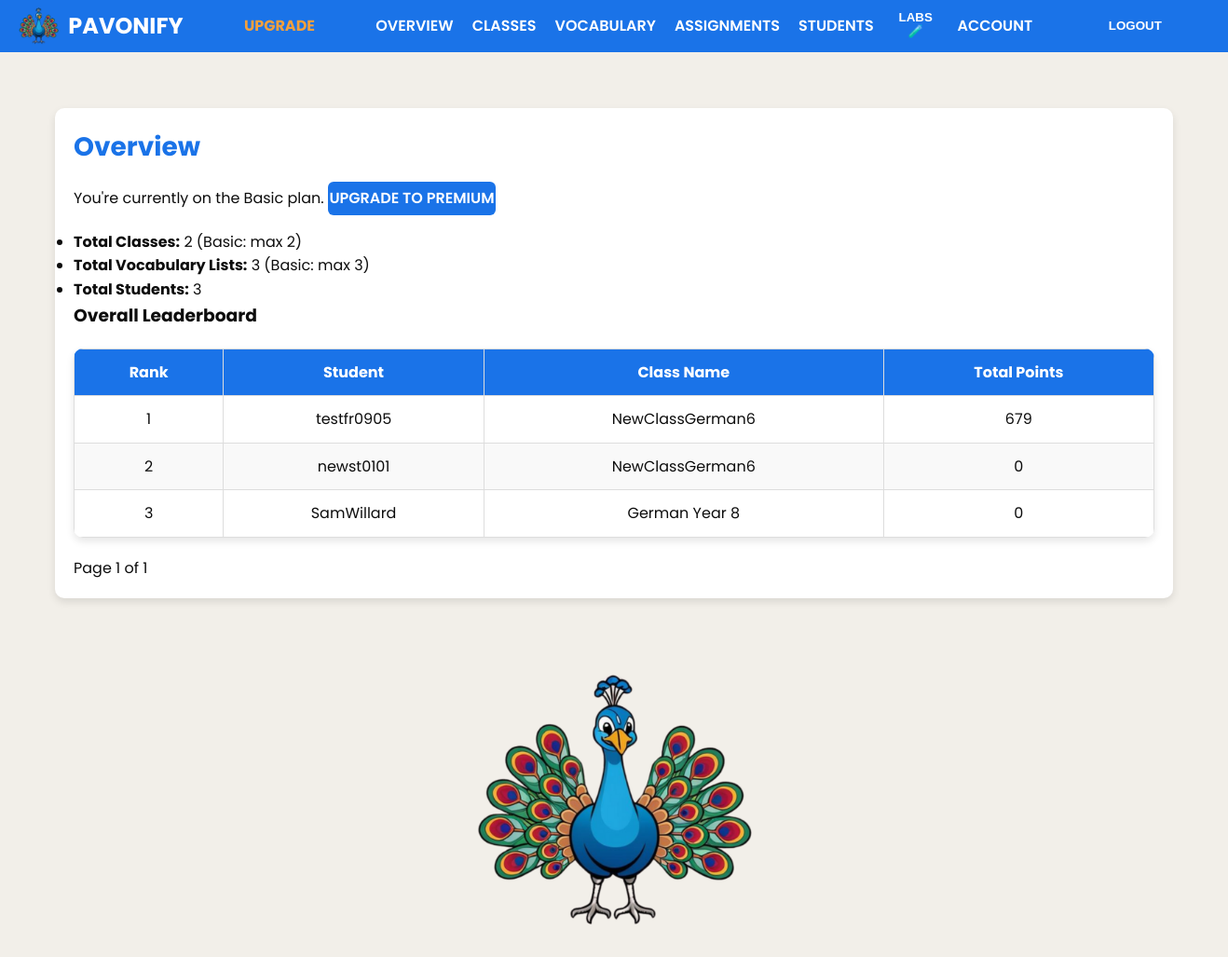
/teacher-dashboard/ (signed in), run on the app's committed database.
### learning/models.py (models this page shows, shortened)
class Student(models.Model):
    school = models.ForeignKey(School, on_delete=models.CASCADE)
    id = models.UUIDField(primary_key=True, default=uuid.uuid4, editable=False)
    first_name = models.CharField(max_length=50)
    last_name = models.CharField(max_length=50)
    year_group = models.IntegerField()
    date_of_birth = models.DateField()
    username = models.CharField(max_length=50, unique=True)
    password = models.CharField(max_length=50)
    classes = models.ManyToManyField(Class, related_name="students")
    last_login = models.DateTimeField(null=True, blank=True)
    total_points = models.PositiveIntegerField(default=0)
    weekly_points = models.PositiveIntegerField(default=0)
    monthly_points = models.PositiveIntegerField(default=0)
    last_activity = models.DateField(null=True, blank=True)  # Last day they practiced
    current_streak = models.PositiveIntegerField(default=0)  # How many days in a row
    highest_streak = models.PositiveIntegerField(default=0)  # Their best-ever streak
    assignments_completed = models.PositiveIntegerField(default=0)  # Number of completed assignments
    flashcard_games_played = models.PositiveIntegerField(default=0)
    match_up_games_played = models.PositiveIntegerField(default=0)
    destroy_wall_games_played = models.PositiveIntegerField(default=0)

class Class(models.Model):
    school = models.ForeignKey(School, on_delete=models.CASCADE)
    id = models.UUIDField(primary_key=True, default=uuid.uuid4, editable=False)
    name = models.CharField(max_length=100)
    language = models.CharField(max_length=50)
    teachers = models.ManyToManyField(User, related_name="shared_classes")
    icon = models.ImageField(upload_to="class_icons/", blank=True, null=True)
    vocabulary_lists = models.ManyToManyField("VocabularyList", related_name="linked_classes", blank=True)
    def __str__(self):
        return self.name

### learning/views.py (the view)
# urls.py: path('teacher-dashboard/', views.teacher_dashboard, name='teacher_dashboard'),
@login_required
def teacher_dashboard(request):
    if not request.user.is_teacher:
        return redirect("login")
    reading_lab_texts = ReadingLabText.objects.filter(teacher=request.user).order_by('-created_at')
    vocab_lists = VocabularyList.objects.filter(teacher=request.user)
    classes = Class.objects.filter(teachers=request.user)
    students = Student.objects.filter(classes__in=classes).distinct()
    for class_instance in classes:
        class_instance.live_assignments = Assignment.objects.filter(
            class_assigned=class_instance, deadline__gte=datetime.now()
        )
        class_instance.expired_assignments = Assignment.objects.filter(
            class_assigned=class_instance, deadline__lt=datetime.now()
        )
    print("Classes:", classes)
    print("Students QuerySet:", students)
    for student in students:
        print(f"Student: {student.first_name} {student.last_name}, Classes: {student.classes.all()}")
    for vocab_list in vocab_lists:
        vocab_list.unattached_classes = classes.exclude(
            id__in=vocab_list.classes.values_list("id", flat=True)
        )
    announcements_list = Announcement.objects.all()
    announcements_paginator = Paginator(announcements_list, 3)
    announcements_page_number = request.GET.get("page")
    announcements = announcements_paginator.get_page(announcements_page_number)
    overall_leaderboard_list = students.order_by('-total_points')
    overall_page_number = request.GET.get('overall_page', 1)
    overall_paginator = Paginator(overall_leaderboard_list, 10)
    overall_leaderboard_page = overall_paginator.get_page(overall_page_number)
    by_class_leaderboards = []
    for class_instance in classes:
        students_in_class = class_instance.students.order_by('-total_points')
        page_number = request.GET.get(f'class_{class_instance.id}_page', 1)
        paginator = Paginator(students_in_class, 10)
        leaderboard_page = paginator.get_page(page_number)
        by_class_leaderboards.append({
            'class_instance': class_instance,
            'leaderboard_page': leaderboard_page,
        })
    return render(request, "learning/teacher_dashboard.html", {
        "user": request.user,
        "vocab_lists": vocab_lists,
        "classes": classes,
        "students": students,
        "announcements": announcements,
        "reading_lab_texts": reading_lab_texts,
        "overall_leaderboard_page": overall_leaderboard_page,
        "by_class_leaderboards": by_class_leaderboards,
    })

### learning/models.py (called while the page is built)
    @property
    def is_premium(self):
        return self.premium_expiration > now()

### learning/templates/learning/teacher_dashboard.html (shortened to what this page needs)
{% load static %}
<!DOCTYPE html>
<html lang="en">
<head>
  <link href="https://cdnjs.cloudflare.com/ajax/libs/font-awesome/6.0.0/css/all.min.css" rel="stylesheet">
</head>
<body>
  <div class="top-nav">
    <div class="nav-left">
      <img src="{% static 'pavonify_bird.png' %}" alt="Pavonify Logo">
      <span>Pavonify</span>
    </div>
    <div class="nav-right">
      {% if not request.user.is_premium %}
      <a href="#" data-pane="teacher-upgrade" class="upgrade-link btn">Upgrade</a>
      {% endif %}
      <a href="#" data-pane="overview" class="active">Overview</a>
      <a href="#" data-pane="classes">Classes</a>
      <a href="#" data-pane="vocabulary">Vocabulary</a>
      <a href="#" data-pane="assignments">Assignments</a>
      <a href="#" data-pane="students">Students</a>
      <div class="dropdown">
        <button class="dropbtn">Labs 🧪</button>
      </div>
      <a href="#" data-pane="account-pane">Account</a>
      <form method="post" action="{% url 'teacher_logout' %}" style="display:inline;">
        <button type="submit" class="btn">Logout</button>
      </form>
    </div>
  </div>
  <div class="main-content">
    <div class="pane active" id="overview">
      <h2>Overview</h2>
      {% if not request.user.is_premium %}
      <p class="upgrade-message">You're currently on the Basic plan.
        <a href="#" data-pane="teacher-upgrade" class="btn">Upgrade to Premium</a>
      </p>
      {% endif %}
      <div class="stats">
        <ul>
          <li>
            <strong>Total Classes:</strong>
            {% if request.user.is_premium %}
              {{ classes|length }}
            {% else %}
              {{ classes|slice:"0:2"|length }} (Basic: max 2)
            {% endif %}
          </li>
          <li>
            <strong>Total Vocabulary Lists:</strong>
            {% if request.user.is_premium %}
              {{ vocab_lists|length }}
            {% else %}
              {{ vocab_lists|slice:"0:3"|length }} (Basic: max 3)
            {% endif %}
          </li>
          <li><strong>Total Students:</strong> {{ students|length }}</li>
        </ul>
      </div>
      <div class="leaderboard">
        <h3>Overall Leaderboard</h3>
        <table>
          <thead>
            <tr>
              <th>Rank</th>
              <th>Student</th>
              <th>Class Name</th>
              <th>Total Points</th>
            </tr>
          </thead>
          <tbody>
            {% for student in overall_leaderboard_page.object_list %}
            <tr>
              <td>{{ forloop.counter0|add:overall_leaderboard_page.start_index }}</td>
              <td>{{ student.username }}</td>
              <td>
                {% if student.classes.all %}
                  {% for class in student.classes.all %}
                    {{ class.name }}{% if not forloop.last %}, {% endif %}
                  {% endfor %}
                {% else %}
                  N/A
                {% endif %}
              </td>
              <td>{{ student.total_points }}</td>
            </tr>
            {% empty %}
            <tr>
              <td colspan="4">No data available.</td>
            </tr>
            {% endfor %}
          </tbody>
        </table>
        <div class="pagination">
          <span>Page {{ overall_leaderboard_page.number }} of {{ overall_leaderboard_page.paginator.num_pages }}</span>
        </div>
      </div>
    </div>
  </div>
  <div class="bird-below" style="text-align: center; margin: 40px 0;">
    <img src="{% static 'pavonify_bird.png' %}" alt="Decorative Pavonify Bird" style="max-width: 300px;">
  </div>
</body>
</html>

### data on the page
Student: username "testfr0905", total_points "679"
Class: name "NewClassGerman6"
Student: username "newst0101", total_points "0"
Student: username "SamWillard", total_points "0"
Class: name "German Year 8"

### other printed values
{{ classes|slice:"0:2"|length }} "2"
{{ vocab_lists|slice:"0:3"|length }} "3"
{{ students|length }} "3"
{{ overall_leaderboard_page.number }} "1"
{{ overall_leaderboard_page.paginator.num_pages }} "1"
